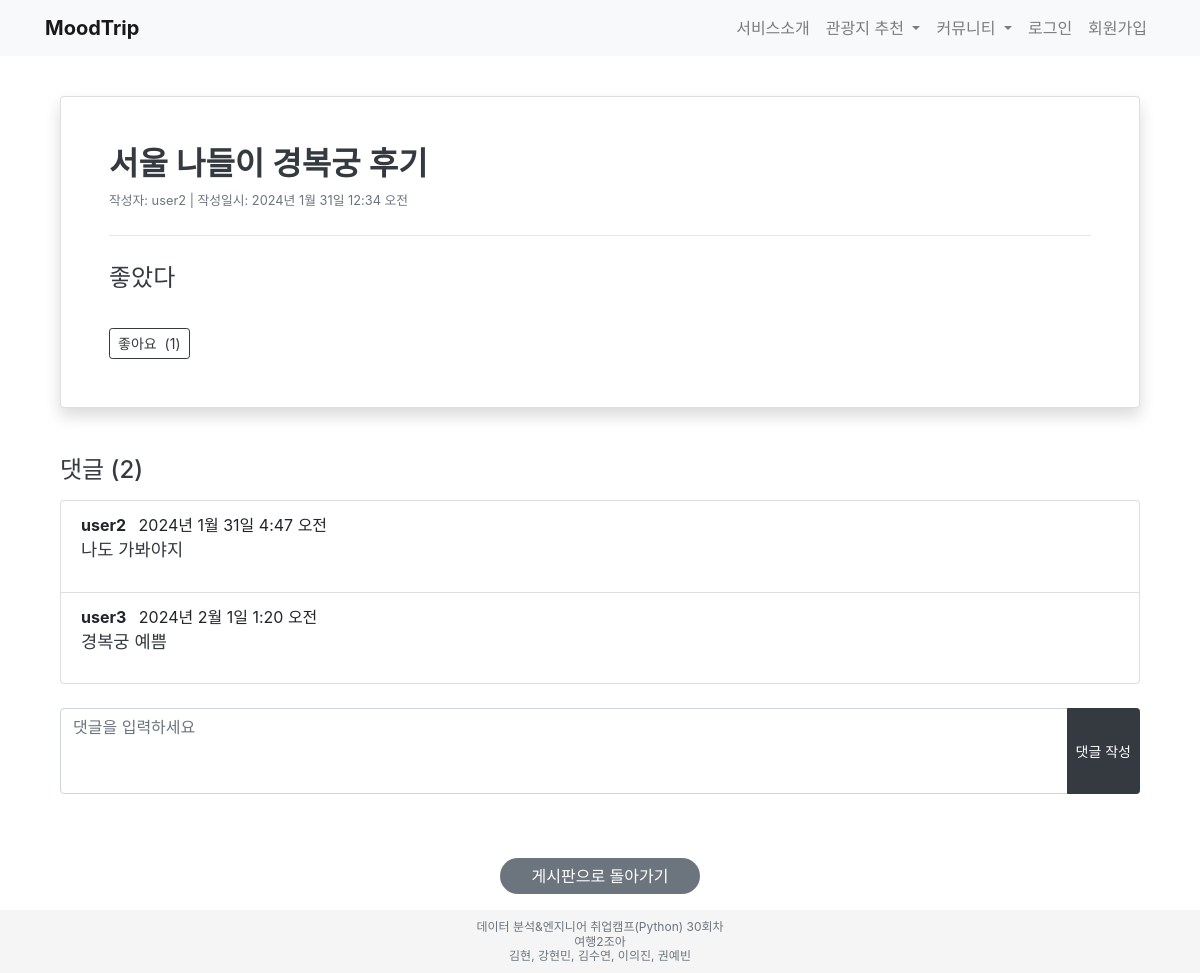
The app's page /Moodmatcher/community/post/13/, older data.
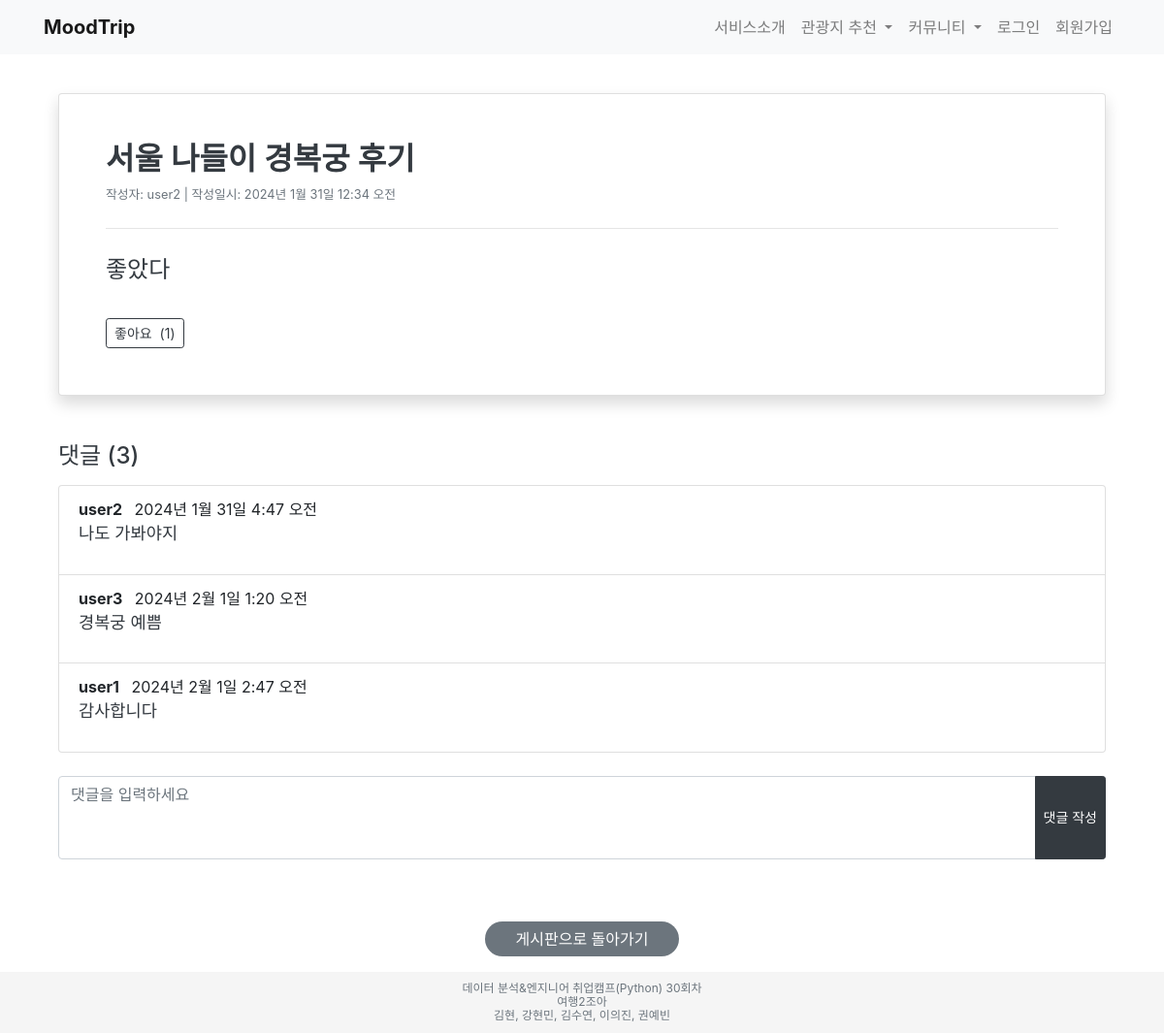
The same page, newer data.
### Moodmatcher/models.py (models this page shows)
class Post(models.Model):
    title = models.CharField(max_length=200)
    content = models.TextField()
    author = models.ForeignKey(User, on_delete=models.CASCADE)
    created_at = models.DateTimeField(auto_now_add=True)
    updated_at = models.DateTimeField(auto_now=True)
    modified_at = models.DateTimeField(auto_now=True)
    views = models.PositiveIntegerField(default=0)
    category = models.CharField(max_length=20, default='community')  # 또는 'customer-service'로 설정
    likes = models.ManyToManyField(User, related_name='liked_posts')  # 여기서 related_name을 업데이트하세요
    new_likes = models.IntegerField(default=0)
    def save(self, *args, **kwargs):
        self.modified_at = timezone.now()
        return super().save(*args, **kwargs)

class Comment(models.Model):
    post = models.ForeignKey(Post, related_name='comments', on_delete=models.CASCADE)
    content = models.TextField()
    author = models.ForeignKey(User, on_delete=models.CASCADE)
    created_at = models.DateTimeField(auto_now_add=True)
    updated_at = models.DateTimeField(auto_now=True)

### Moodmatcher/views.py (the view)
# urls.py: path('<str:category>/post/<int:post_id>/', views.post_detail, name='post_detail'),
def post_detail(request, category, post_id):
    post = get_object_or_404(Post, id=post_id, category=category)
    comments = Comment.objects.filter(post=post)
    comment_form = CommentForm()
    post.views += 1
    post.save()
    return render(request, 'Moodmatcher/post_detail.html', {'post': post, 'comments': comments, 'comment_form': comment_form, 'category': category})

### Moodmatcher/forms.py
class CommentForm(forms.ModelForm):
    class Meta:
        model = Comment
        fields = ['content']
    def __init__(self, *args, **kwargs):
        super(CommentForm, self).__init__(*args, **kwargs)
        if 'instance' in kwargs:
            self.fields['content'].initial = kwargs['instance'].content

### Moodmatcher/templates/Moodmatcher/post_detail.html (shortened to what this page needs)
{% extends 'base.html' %}
{% block content %}
<div class="container mt-4">
    <div class="card shadow p-5">
      <h2 class="text-dark mb-3.5" style="font-weight: 600;">{{ post.title }}</h2>
      <div class="d-flex justify-content-between align-items-center">
        <p class="text-secondary small mb-0">작성자: {{ post.author.username }} | 작성일시: {{ post.created_at }}</p>
      </div>
      <hr class="my-4">
      <p class="text-dark" style="font-size: 1.5rem; text-align: left;">{{ post.content }}</p>
      <div class="d-flex justify-content-between align-items-center mt-3" style="margin-top: 50px;">
        <form method="post" action="{% url 'post_like' post_id=post.id %}">
          <button type="submit" class="btn btn-outline-dark btn-sm">
            좋아요 <span class="ml-1">({{ post.likes.count }})</span>
          </button>
        </form>
      </div>
    </div>
</div>
  <div class="container">
    <h3 class="text-dark mb-3" style="font-size: 1.5rem;">댓글 ({{ post.comments.count|default:0 }})</h3>
    <ul class="list-group">
      {% for comment in post.comments.all %}
        <li class="list-group-item">
          <div class="d-flex justify-content-between align-items-center">
            <div>
              <span class="font-weight-bold">{{ comment.author.username }}</span>
              <span class="ml-2">{{ comment.created_at }}</span>
            </div>
          </div>
          <p class="text-dark" style="font-size: 1.1rem;">{{ comment.content }}</p>
        </li>
      {% endfor %}
    </ul>
    <form method="post" action="{% url 'add_comment' post_id=post.id %}">
      <div class="mb-5">
        <div class="input-group">
          <textarea name="content" class="form-control rounded-3" rows="3" id="id_content" placeholder="댓글을 입력하세요" required></textarea>
          <div class="input-group-append">
            <button type="submit" class="btn btn-dark btn-sm">댓글 작성</button>
          </div>
        </div>
      </div>
    </form>
  </div>
  <div class="container mt-4">
    <div class="text-center">
      <a href="{% if category == 'community' %}{% url 'community' %}{% elif category == 'customer-service' %}{% url 'customer_service' %}{% endif %}" class="btn btn-secondary mt-3" style="width: 200px; font-size: 1rem; border-radius: 20px; background-color: #6c757d; color: white; border: none;">게시판으로 돌아가기</a>
    </div>
</div>
{% endblock %}

Row changes from the older to the newer data that the page shows:
changed Post "서울 나들이 경복궁 후기": comments.count "2" → "3"
added Comment: author.username "user1", created_at "2024년 2월 1일 2:47 오전", content "감사합니다"
